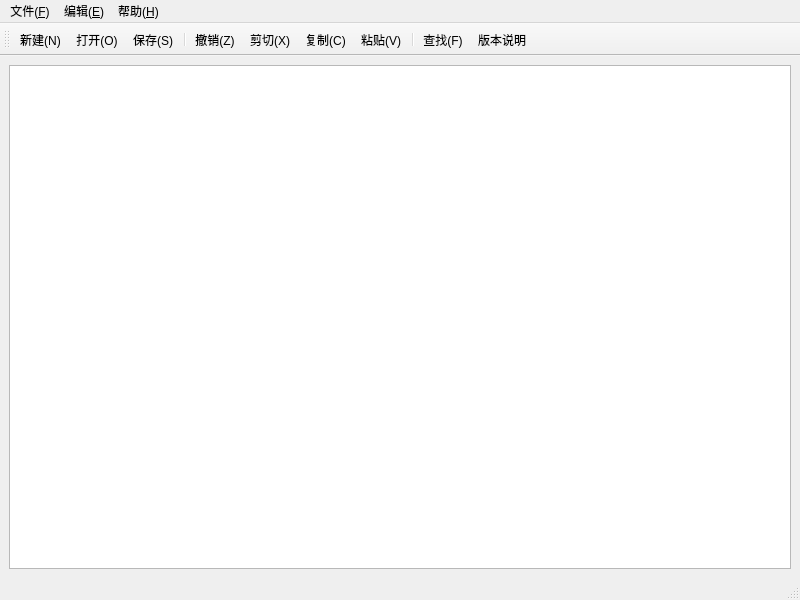
<?xml version="1.0" encoding="UTF-8"?>
<ui version="4.0">
 <class>TextEditer</class>
 <widget class="QMainWindow" name="TextEditer">
  <property name="geometry">
   <rect>
    <x>0</x>
    <y>0</y>
    <width>800</width>
    <height>600</height>
   </rect>
  </property>
  <property name="windowTitle">
   <string>MainWindow</string>
  </property>
  <widget class="QWidget" name="centralwidget">
   <layout class="QGridLayout" name="gridLayout">
    <item row="0" column="0">
     <widget class="QTextEdit" name="textEdit"/>
    </item>
   </layout>
  </widget>
  <widget class="QMenuBar" name="menubar">
   <property name="geometry">
    <rect>
     <x>0</x>
     <y>0</y>
     <width>800</width>
     <height>23</height>
    </rect>
   </property>
   <widget class="QMenu" name="menu_F">
    <property name="title">
     <string>文件(&amp;F)</string>
    </property>
    <addaction name="action_New"/>
    <addaction name="action_Open"/>
    <addaction name="action_Close"/>
    <addaction name="separator"/>
    <addaction name="action_Save"/>
    <addaction name="action_SaveAs"/>
    <addaction name="separator"/>
    <addaction name="action_Exit"/>
   </widget>
   <widget class="QMenu" name="menu">
    <property name="title">
     <string>编辑(&amp;E)</string>
    </property>
    <addaction name="action_Undo"/>
    <addaction name="separator"/>
    <addaction name="action_Cut"/>
    <addaction name="action_Copy"/>
    <addaction name="action_Paste"/>
    <addaction name="separator"/>
    <addaction name="action_Find"/>
   </widget>
   <widget class="QMenu" name="menu_H">
    <property name="title">
     <string>帮助(&amp;H)</string>
    </property>
    <addaction name="action_Help"/>
   </widget>
   <addaction name="menu_F"/>
   <addaction name="menu"/>
   <addaction name="menu_H"/>
  </widget>
  <widget class="QStatusBar" name="statusbar"/>
  <widget class="QToolBar" name="toolBar">
   <property name="windowTitle">
    <string>toolBar</string>
   </property>
   <attribute name="toolBarArea">
    <enum>TopToolBarArea</enum>
   </attribute>
   <attribute name="toolBarBreak">
    <bool>false</bool>
   </attribute>
   <addaction name="action_New"/>
   <addaction name="action_Open"/>
   <addaction name="action_Save"/>
   <addaction name="separator"/>
   <addaction name="action_Undo"/>
   <addaction name="action_Cut"/>
   <addaction name="action_Copy"/>
   <addaction name="action_Paste"/>
   <addaction name="separator"/>
   <addaction name="action_Find"/>
   <addaction name="action_Help"/>
  </widget>
  <action name="action_New">
   <property name="icon">
    <iconset resource="myresource.qrc">
     <normaloff>:/images/filenew.png</normaloff>:/images/filenew.png</iconset>
   </property>
   <property name="text">
    <string>新建(&amp;N)</string>
   </property>
   <property name="statusTip">
    <string>新建文件</string>
   </property>
   <property name="shortcut">
    <string>Ctrl+N</string>
   </property>
  </action>
  <action name="action_Save">
   <property name="icon">
    <iconset resource="myresource.qrc">
     <normaloff>:/images/filesave.png</normaloff>:/images/filesave.png</iconset>
   </property>
   <property name="text">
    <string>保存(&amp;S)</string>
   </property>
   <property name="statusTip">
    <string>保存文件</string>
   </property>
   <property name="shortcut">
    <string>Ctrl+S</string>
   </property>
  </action>
  <action name="action_SaveAs">
   <property name="icon">
    <iconset resource="myresource.qrc">
     <normaloff>:/images/filesaveas.png</normaloff>:/images/filesaveas.png</iconset>
   </property>
   <property name="text">
    <string>另存为(&amp;A)</string>
   </property>
   <property name="shortcut">
    <string>Ctrl+A</string>
   </property>
  </action>
  <action name="action_Exit">
   <property name="icon">
    <iconset resource="myresource.qrc">
     <normaloff>:/images/exit.png</normaloff>:/images/exit.png</iconset>
   </property>
   <property name="text">
    <string>退出(&amp;X)</string>
   </property>
   <property name="shortcut">
    <string>Ctrl+Q</string>
   </property>
  </action>
  <action name="action_Open">
   <property name="icon">
    <iconset resource="myresource.qrc">
     <normaloff>:/images/fileopen.png</normaloff>:/images/fileopen.png</iconset>
   </property>
   <property name="text">
    <string>打开(&amp;O)</string>
   </property>
   <property name="statusTip">
    <string>打开文件</string>
   </property>
   <property name="shortcut">
    <string>Ctrl+O</string>
   </property>
  </action>
  <action name="action_Close">
   <property name="icon">
    <iconset resource="myresource.qrc">
     <normaloff>:/images/gtk-close.png</normaloff>:/images/gtk-close.png</iconset>
   </property>
   <property name="text">
    <string>关闭(&amp;C)</string>
   </property>
   <property name="shortcut">
    <string>Ctrl+W</string>
   </property>
  </action>
  <action name="action_Undo">
   <property name="icon">
    <iconset resource="myresource.qrc">
     <normaloff>:/images/undo.png</normaloff>:/images/undo.png</iconset>
   </property>
   <property name="text">
    <string>撤销(&amp;Z)</string>
   </property>
   <property name="statusTip">
    <string>撤销</string>
   </property>
   <property name="shortcut">
    <string>Ctrl+Z</string>
   </property>
  </action>
  <action name="action_Cut">
   <property name="icon">
    <iconset resource="myresource.qrc">
     <normaloff>:/images/editcut.png</normaloff>:/images/editcut.png</iconset>
   </property>
   <property name="text">
    <string>剪切(&amp;X)</string>
   </property>
   <property name="statusTip">
    <string>剪切</string>
   </property>
   <property name="shortcut">
    <string>Ctrl+X</string>
   </property>
  </action>
  <action name="action_Copy">
   <property name="icon">
    <iconset resource="myresource.qrc">
     <normaloff>:/images/editcopy.png</normaloff>:/images/editcopy.png</iconset>
   </property>
   <property name="text">
    <string>复制(&amp;C)</string>
   </property>
   <property name="statusTip">
    <string>复制</string>
   </property>
   <property name="shortcut">
    <string>Ctrl+C</string>
   </property>
  </action>
  <action name="action_Paste">
   <property name="icon">
    <iconset resource="myresource.qrc">
     <normaloff>:/images/editpaste.png</normaloff>:/images/editpaste.png</iconset>
   </property>
   <property name="text">
    <string>粘贴(&amp;V)</string>
   </property>
   <property name="statusTip">
    <string>粘贴</string>
   </property>
   <property name="shortcut">
    <string>Ctrl+V</string>
   </property>
  </action>
  <action name="action_Find">
   <property name="icon">
    <iconset resource="myresource.qrc">
     <normaloff>:/images/filefind.png</normaloff>:/images/filefind.png</iconset>
   </property>
   <property name="text">
    <string>查找(&amp;F)</string>
   </property>
   <property name="statusTip">
    <string>查找</string>
   </property>
   <property name="shortcut">
    <string>Ctrl+F</string>
   </property>
  </action>
  <action name="action_Help">
   <property name="icon">
    <iconset resource="myresource.qrc">
     <normaloff>:/images/help.png</normaloff>:/images/help.png</iconset>
   </property>
   <property name="text">
    <string>版本说明</string>
   </property>
   <property name="statusTip">
    <string>版本说明</string>
   </property>
   <property name="shortcut">
    <string>Ctrl+H</string>
   </property>
  </action>
 </widget>
 <resources>
  <include location="myresource.qrc"/>
 </resources>
 <connections/>
</ui>
